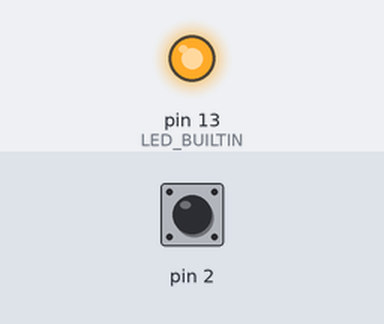
Simulated run of this sketch. Board: Arduino Uno, built with avr-gcc and run on an emulated ATmega328P. Parts: output pins drawn as LEDs (lit = HIGH). The test bench sets the inputs (shaded band); at power-on: pin 2 HIGH. EEPROM starts erased.

Above: at 1.2 s.
1.3 s: pin 2 pulled LOW for 0.15 s
At 1.6 s:
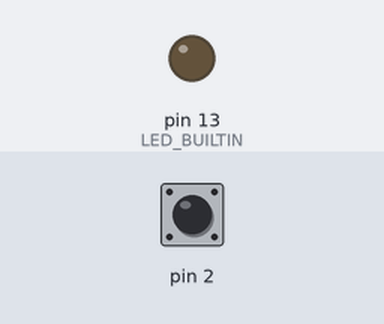
2.9 s: pin 2 pulled LOW for 1 s
At 4.0 s:
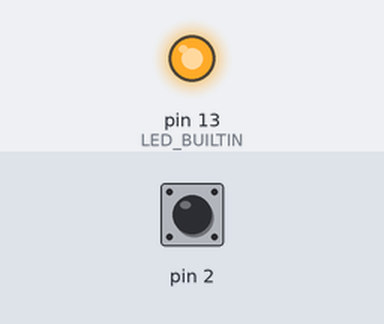
5.4 s: pin 2 pulled LOW for 3.2 s
At 6.0 s:
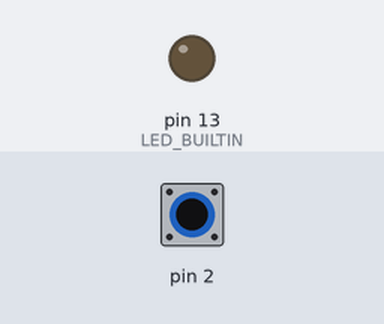
Timing chart, 0 to 8.4 s (numbered marks = the images above; inputs shaded):
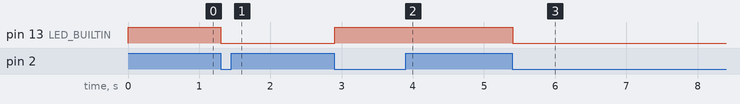

Measured:
- after the input at 1.3 s, pin 13 (LED_BUILTIN): HIGH → LOW at once
- after the input at 2.9 s, pin 13 (LED_BUILTIN): LOW → HIGH at once
- after the input at 5.4 s, pin 13 (LED_BUILTIN): HIGH → LOW at once

The sketch:

ToggleButton.ino
```cpp
#include <EEPROM.h>

byte ledState = LOW;
bool buttonReleased = true;

void setup() {
  pinMode(2, INPUT_PULLUP);
  pinMode(LED_BUILTIN, OUTPUT);

  ledState = EEPROM.read(0);
  digitalWrite(LED_BUILTIN, ledState);
}

void loop() {
  if(digitalRead(2) == LOW && buttonReleased == true){
    ledState = !ledState;
    EEPROM.write(0, ledState);
    digitalWrite(LED_BUILTIN, ledState);
    buttonReleased = false;
    delay(5);
  }else if(digitalRead(2) == HIGH){
    buttonReleased = true;
    delay(5);
  }
}
```
